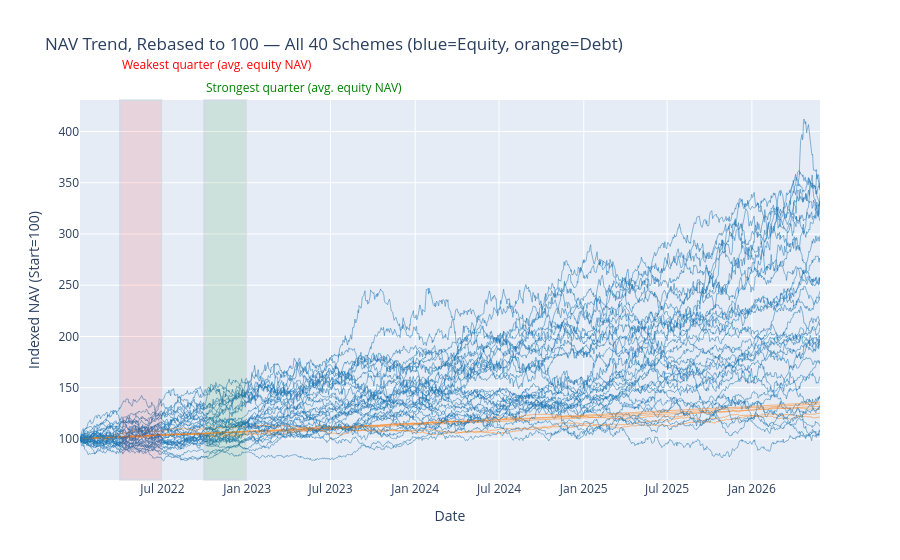

Source (notebook cell):
### Code cell
nav_wide = nav.pivot(index="date", columns="amfi_code", values="nav")
rebased = nav_wide.div(nav_wide.bfill().iloc[0]) * 100 

# Find the strongest and weakest quarter from the data itself (not assumed)
equity_codes = fund_master.loc[fund_master["category"] == "Equity", "amfi_code"]
avg_equity = rebased[equity_codes].mean(axis=1)
qtr_ret = avg_equity.resample("QE").last().pct_change() * 100
qtr_ret_full = qtr_ret.iloc[:-1]                          
best_q, worst_q = qtr_ret_full.idxmax(), qtr_ret_full.idxmin() 

fig = go.Figure()
for code in rebased.columns:
    category = fund_master.loc[fund_master["amfi_code"] == code, "category"].iloc[0]
    color = "#1f77b4" if category == "Equity" else "#ff7f0e"
    fig.add_trace(go.Scatter(
        x=rebased.index, y=rebased[code], mode="lines",
        line=dict(width=1, color=color), opacity=0.5,
        name=str(code), showlegend=False
    ))

best_q_start = (best_q - pd.offsets.QuarterEnd(1)).strftime("%Y-%m-%d")
best_q_end = best_q.strftime("%Y-%m-%d")
worst_q_start = (worst_q - pd.offsets.QuarterEnd(1)).strftime("%Y-%m-%d")
worst_q_end = worst_q.strftime("%Y-%m-%d")

fig.add_vrect(x0=best_q_start, x1=best_q_end, fillcolor="green", opacity=0.1)
fig.add_vrect(x0=worst_q_start, x1=worst_q_end, fillcolor="red", opacity=0.1)

fig.add_annotation(x=best_q_start, y=1.06, yref="paper", showarrow=False,
                    text="Strongest quarter (avg. equity NAV)",
                    font=dict(color="green"), xanchor="left")
fig.add_annotation(x=worst_q_start, y=1.12, yref="paper", showarrow=False,
                    text="Weakest quarter (avg. equity NAV)",
                    font=dict(color="red"), xanchor="left")

fig.update_layout(title="NAV Trend, Rebased to 100 — All 40 Schemes (blue=Equity, orange=Debt)",
                   xaxis_title="Date", yaxis_title="Indexed NAV (Start=100)")
fig.write_image(CHART_DIR / "01_nav_trend.png")
fig.show()

### Figure 1 — Plotly figure (JSON) as saved in the notebook; plotly's stock layout.template omitted (floating-point values rounded to 4 significant figures; data arrays with more than 128 entries replaced by an {"elided": "..."} marker saying what was removed)
{"data": [{"line": {"color": "#1f77b4", "width": 1}, "mode": "lines", "name": "100016", "opacity": 0.5, "showlegend": false, "type": "scatter", "x": {"elided": "1150 str values"}, "y": {"elided": "1150 float values"}}, {"line": {"color": "#ff7f0e", "width": 1}, "mode": "lines", "name": "100025", "opacity": 0.5, "showlegend": false, "type": "scatter", "x": {"elided": "1150 str values"}, "y": {"elided": "1150 float values"}}, {"line": {"color": "#1f77b4", "width": 1}, "mode": "lines", "name": "100033", "opacity": 0.5, "showlegend": false, "type": "scatter", "x": {"elided": "1150 str values"}, "y": {"elided": "1150 float values"}}, {"line": {"color": "#1f77b4", "width": 1}, "mode": "lines", "name": "101206", "opacity": 0.5, "showlegend": false, "type": "scatter", "x": {"elided": "1150 str values"}, "y": {"elided": "1150 float values"}}, {"line": {"color": "#1f77b4", "width": 1}, "mode": "lines", "name": "101207", "opacity": 0.5, "showlegend": false, "type": "scatter", "x": {"elided": "1150 str values"}, "y": {"elided": "1150 float values"}}, {"line": {"color": "#ff7f0e", "width": 1}, "mode": "lines", "name": "101208", "opacity": 0.5, "showlegend": false, "type": "scatter", "x": {"elided": "1150 str values"}, "y": {"elided": "1150 float values"}}, {"line": {"color": "#1f77b4", "width": 1}, "mode": "lines", "name": "102885", "opacity": 0.5, "showlegend": false, "type": "scatter", "x": {"elided": "1150 str values"}, "y": {"elided": "1150 float values"}}, {"line": {"color": "#1f77b4", "width": 1}, "mode": "lines", "name": "102886", "opacity": 0.5, "showlegend": false, "type": "scatter", "x": {"elided": "1150 str values"}, "y": {"elided": "1150 float values"}}, {"line": {"color": "#1f77b4", "width": 1}, "mode": "lines", "name": "102887", "opacity": 0.5, "showlegend": false, "type": "scatter", "x": {"elided": "1150 str values"}, "y": {"elided": "1150 float values"}}, {"line": {"color": "#1f77b4", "width": 1}, "mode": "lines", "name": "118632", "opacity": 0.5, "showlegend": false, "type": "scatter", "x": {"elided": "1150 str values"}, "y": {"elided": "1150 float values"}}, {"line": {"color": "#1f77b4", "width": 1}, "mode": "lines", "name": "118633", "opacity": 0.5, "showlegend": false, "type": "scatter", "x": {"elided": "1150 str values"}, "y": {"elided": "1150 float values"}}, {"line": {"color": "#1f77b4", "width": 1}, "mode": "lines", "name": "118634", "opacity": 0.5, "showlegend": false, "type": "scatter", "x": {"elided": "1150 str values"}, "y": {"elided": "1150 float values"}}, {"line": {"color": "#1f77b4", "width": 1}, "mode": "lines", "name": "118635", "opacity": 0.5, "showlegend": false, "type": "scatter", "x": {"elided": "1150 str values"}, "y": {"elided": "1150 float values"}}, {"line": {"color": "#ff7f0e", "width": 1}, "mode": "lines", "name": "118636", "opacity": 0.5, "showlegend": false, "type": "scatter", "x": {"elided": "1150 str values"}, "y": {"elided": "1150 float values"}}, {"line": {"color": "#1f77b4", "width": 1}, "mode": "lines", "name": "119092", "opacity": 0.5, "showlegend": false, "type": "scatter", "x": {"elided": "1150 str values"}, "y": {"elided": "1150 float values"}}, {"line": {"color": "#1f77b4", "width": 1}, "mode": "lines", "name": "119093", "opacity": 0.5, "showlegend": false, "type": "scatter", "x": {"elided": "1150 str values"}, "y": {"elided": "1150 float values"}}, {"line": {"color": "#1f77b4", "width": 1}, "mode": "lines", "name": "119094", "opacity": 0.5, "showlegend": false, "type": "scatter", "x": {"elided": "1150 str values"}, "y": {"elided": "1150 float values"}}, {"line": {"color": "#1f77b4", "width": 1}, "mode": "lines", "name": "119095", "opacity": 0.5, "showlegend": false, "type": "scatter", "x": {"elided": "1150 str values"}, "y": {"elided": "1150 float values"}}, {"line": {"color": "#ff7f0e", "width": 1}, "mode": "lines", "name": "119120", "opacity": 0.5, "showlegend": false, "type": "scatter", "x": {"elided": "1150 str values"}, "y": {"elided": "1150 float values"}}, {"line": {"color": "#1f77b4", "width": 1}, "mode": "lines", "name": "119551", "opacity": 0.5, "showlegend": false, "type": "scatter", "x": {"elided": "1150 str values"}, "y": {"elided": "1150 float values"}}, {"line": {"color": "#1f77b4", "width": 1}, "mode": "lines", "name": "119552", "opacity": 0.5, "showlegend": false, "type": "scatter", "x": {"elided": "1150 str values"}, "y": {"elided": "1150 float values"}}, {"line": {"color": "#1f77b4", "width": 1}, "mode": "lines", "name": "119598", "opacity": 0.5, "showlegend": false, "type": "scatter", "x": {"elided": "1150 str values"}, "y": {"elided": "1150 float values"}}, {"line": {"color": "#1f77b4", "width": 1}, "mode": "lines", "name": "119599", "opacity": 0.5, "showlegend": false, "type": "scatter", "x": {"elided": "1150 str values"}, "y": {"elided": "1150 float values"}}, {"line": {"color": "#1f77b4", "width": 1}, "mode": "lines", "name": "120503", "opacity": 0.5, "showlegend": false, "type": "scatter", "x": {"elided": "1150 str values"}, "y": {"elided": "1150 float values"}}, {"line": {"color": "#1f77b4", "width": 1}, "mode": "lines", "name": "120504", "opacity": 0.5, "showlegend": false, "type": "scatter", "x": {"elided": "1150 str values"}, "y": {"elided": "1150 float values"}}, {"line": {"color": "#1f77b4", "width": 1}, "mode": "lines", "name": "120505", "opacity": 0.5, "showlegend": false, "type": "scatter", "x": {"elided": "1150 str values"}, "y": {"elided": "1150 float values"}}, {"line": {"color": "#1f77b4", "width": 1}, "mode": "lines", "name": "120506", "opacity": 0.5, "showlegend": false, "type": "scatter", "x": {"elided": "1150 str values"}, "y": {"elided": "1150 float values"}}, {"line": {"color": "#ff7f0e", "width": 1}, "mode": "lines", "name": "120507", "opacity": 0.5, "showlegend": false, "type": "scatter", "x": {"elided": "1150 str values"}, "y": {"elided": "1150 float values"}}, {"line": {"color": "#1f77b4", "width": 1}, "mode": "lines", "name": "120841", "opacity": 0.5, "showlegend": false, "type": "scatter", "x": {"elided": "1150 str values"}, "y": {"elided": "1150 float values"}}, {"line": {"color": "#1f77b4", "width": 1}, "mode": "lines", "name": "120842", "opacity": 0.5, "showlegend": false, "type": "scatter", "x": {"elided": "1150 str values"}, "y": {"elided": "1150 float values"}}, {"line": {"color": "#1f77b4", "width": 1}, "mode": "lines", "name": "120843", "opacity": 0.5, "showlegend": false, "type": "scatter", "x": {"elided": "1150 str values"}, "y": {"elided": "1150 float values"}}, {"line": {"color": "#ff7f0e", "width": 1}, "mode": "lines", "name": "120844", "opacity": 0.5, "showlegend": false, "type": "scatter", "x": {"elided": "1150 str values"}, "y": {"elided": "1150 float values"}}, {"line": {"color": "#1f77b4", "width": 1}, "mode": "lines", "name": "125497", "opacity": 0.5, "showlegend": false, "type": "scatter", "x": {"elided": "1150 str values"}, "y": {"elided": "1150 float values"}}, {"line": {"color": "#1f77b4", "width": 1}, "mode": "lines", "name": "125498", "opacity": 0.5, "showlegend": false, "type": "scatter", "x": {"elided": "1150 str values"}, "y": {"elided": "1150 float values"}}, {"line": {"color": "#1f77b4", "width": 1}, "mode": "lines", "name": "148567", "opacity": 0.5, "showlegend": false, "type": "scatter", "x": {"elided": "1150 str values"}, "y": {"elided": "1150 float values"}}, {"line": {"color": "#1f77b4", "width": 1}, "mode": "lines", "name": "148568", "opacity": 0.5, "showlegend": false, "type": "scatter", "x": {"elided": "1150 str values"}, "y": {"elided": "1150 float values"}}, {"line": {"color": "#1f77b4", "width": 1}, "mode": "lines", "name": "148569", "opacity": 0.5, "showlegend": false, "type": "scatter", "x": {"elided": "1150 str values"}, "y": {"elided": "1150 float values"}}, {"line": {"color": "#1f77b4", "width": 1}, "mode": "lines", "name": "149322", "opacity": 0.5, "showlegend": false, "type": "scatter", "x": {"elided": "1150 str values"}, "y": {"elided": "1150 float values"}}, {"line": {"color": "#1f77b4", "width": 1}, "mode": "lines", "name": "149323", "opacity": 0.5, "showlegend": false, "type": "scatter", "x": {"elided": "1150 str values"}, "y": {"elided": "1150 float values"}}, {"line": {"color": "#1f77b4", "width": 1}, "mode": "lines", "name": "149324", "opacity": 0.5, "showlegend": false, "type": "scatter", "x": {"elided": "1150 str values"}, "y": {"elided": "1150 float values"}}], "layout": {"annotations": [{"font": {"color": "green"}, "showarrow": false, "text": "Strongest quarter (avg. equity NAV)", "x": "2022-09-30", "xanchor": "left", "y": 1.06, "yref": "paper"}, {"font": {"color": "red"}, "showarrow": false, "text": "Weakest quarter (avg. equity NAV)", "x": "2022-03-31", "xanchor": "left", "y": 1.12, "yref": "paper"}], "shapes": [{"fillcolor": "green", "opacity": 0.1, "type": "rect", "x0": "2022-09-30", "x1": "2022-12-31", "xref": "x", "y0": 0, "y1": 1, "yref": "y domain"}, {"fillcolor": "red", "opacity": 0.1, "type": "rect", "x0": "2022-03-31", "x1": "2022-06-30", "xref": "x", "y0": 0, "y1": 1, "yref": "y domain"}], "title": {"text": "NAV Trend, Rebased to 100 — All 40 Schemes (blue=Equity, orange=Debt)"}, "xaxis": {"title": {"text": "Date"}}, "yaxis": {"title": {"text": "Indexed NAV (Start=100)"}}}}
